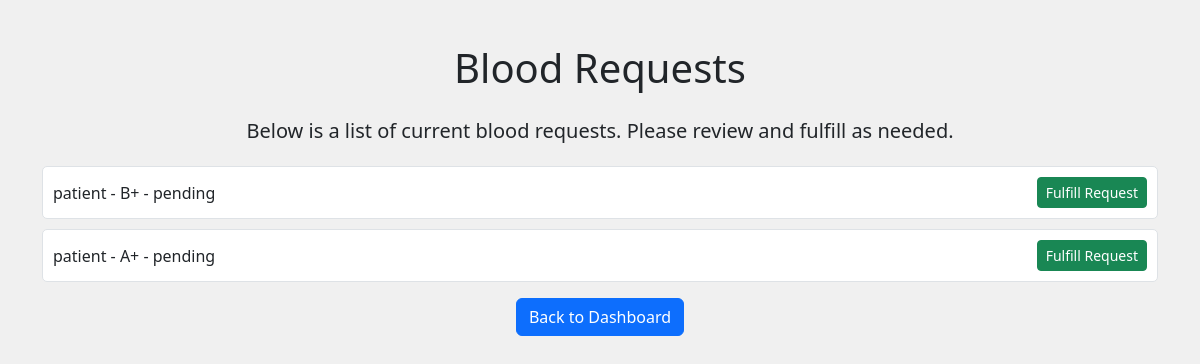
Page /hospital/requests/ on the earlier database version.
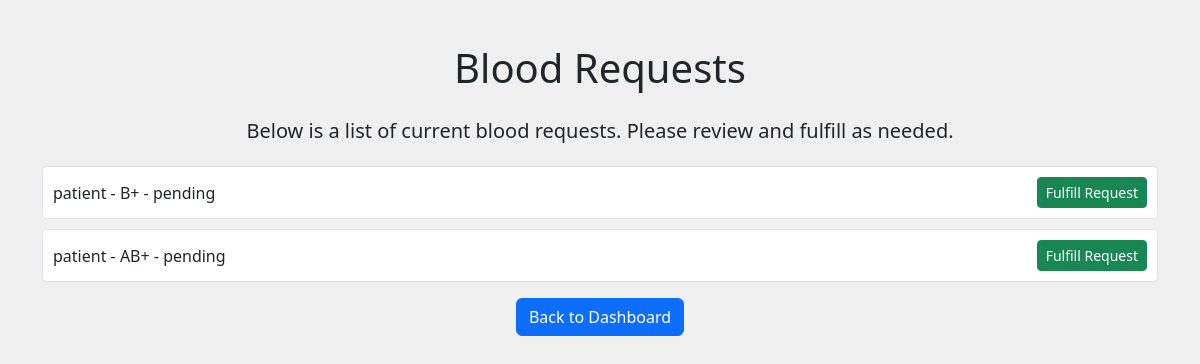
Same page on the later database version.
### hospital_app/models.py (models this page shows)
class BloodRequest(models.Model):
    STATUS_CHOICES = [
        ('pending', 'Pending'),
        ('fulfilled', 'Fulfilled'),
    ]
    patient = models.ForeignKey(Patient, on_delete=models.CASCADE)
    hospital = models.ForeignKey(Hospital, on_delete=models.CASCADE)
    blood_group = models.CharField(max_length=3)
    quantity = models.PositiveIntegerField()
    status = models.CharField(max_length=10, choices=STATUS_CHOICES, default='pending')
    date_requested = models.DateTimeField(default=timezone.now)
    def __str__(self):
        return f'{self.patient.user.username} - {self.blood_group} - {self.status}'

### patient_app/models.py (models this page shows, shortened)
class Patient(models.Model):
    user = models.OneToOneField(User, on_delete=models.CASCADE)
    address = models.TextField()
    age = models.PositiveIntegerField()
    contact = models.CharField(max_length=15)
    blood_group = models.CharField(max_length=3)

### hospital_app/views.py (the view)
# urls.py: path('requests/', views.hospital_blood_requests, name='hospital_blood_requests'),
def hospital_blood_requests(request):
    blood_requests = BloodRequest.objects.filter(status='pending')
    return render(request, 'hospital_blood_requests.html', {'blood_requests': blood_requests})

### hospital_app/templates/hospital_blood_requests.html (shortened to what this page needs)
<!DOCTYPE html>
<html lang="en">
<head>
    <link href="https://cdn.jsdelivr.net/npm/bootstrap@5.3.3/dist/css/bootstrap.min.css" rel="stylesheet">
</head>
<body>
    <div class="container">
        <div class="header-section">
            <h1 class="my-4">Blood Requests</h1>
            <p class="lead">Below is a list of current blood requests. Please review and fulfill as needed.</p>
        </div>
        <ul class="list-unstyled">
            {% for blood_request in blood_requests %}
            <li class="request-item">
                <p>{{ blood_request }}</p>
                <a href="{% url 'fulfill_request' request_id=blood_request.id %}" class="btn btn-success btn-sm">Fulfill Request</a>
            </li>
            {% endfor %}
        </ul>
        <div class="text-center">
            <a href="{% url 'hospital_dashboard' %}" class="btn btn-primary">Back to Dashboard</a>
        </div>
    </div>
</body>
</html>

Differences in the rows shown:
no longer on this page (row edited): BloodRequest: patient+blood_group+status "patient - A+ - pending"
added BloodRequest: patient+blood_group+status "patient - AB+ - pending"
